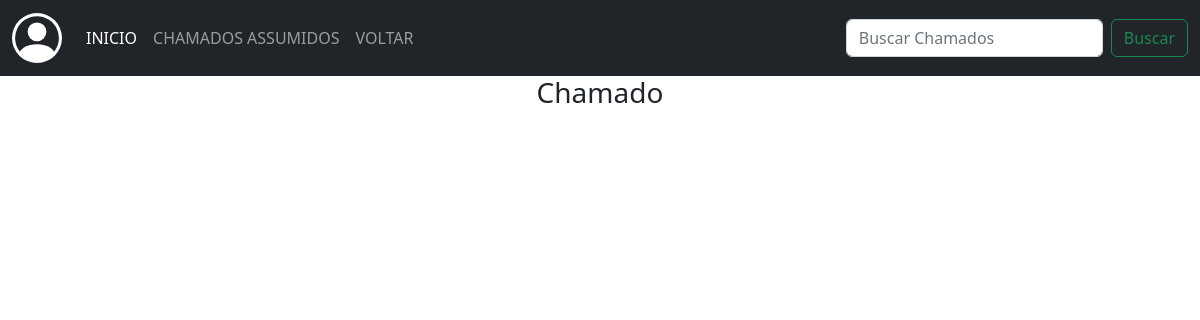
Before: /3/visualizar_chamados with the older database file.
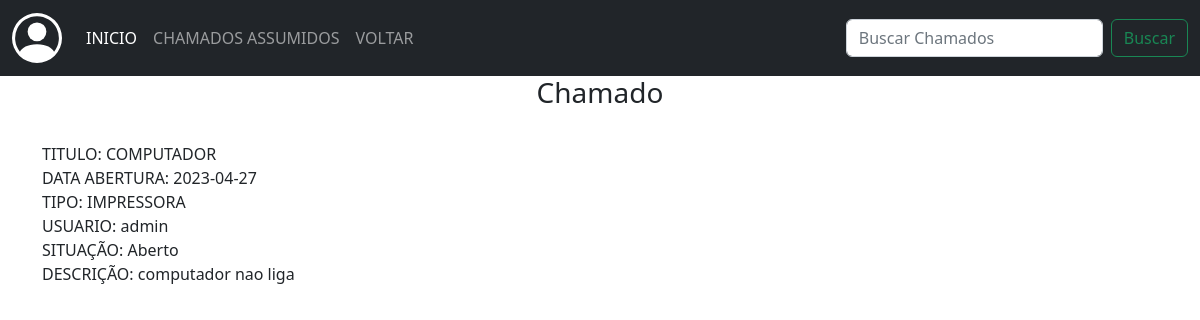
After: the same page with the newer database file.
### app/models/tab_chamados.py (models this page shows)
class Chamados(db.Model):
    __tablename__ = 'tab_chamados'
    id = db.Column(db.Integer, primary_key=True)
    data_add = db.Column(db.String(50), nullable=False)
    data_fim = db.Column(db.String(50), nullable=False)
    titulo = db.Column(db.String(100), nullable=False)
    descricao = db.Column(db.String(255), nullable=False)
    tipo_ch = db.Column(db.String(100), nullable=False)
    situacao = db.Column(db.String(50), nullable=False)
    ass_por = db.Column(db.String(100))
    telefone = db.Column(db.String(50))
    setor = db.Column(db.String(100))
    tab_usuarios_id = db.Column(db.Integer, db.ForeignKey('tab_usuarios.id'))

### app/routes/routes.py (the view)
@login_required
@app.route("/<int:id>/visualizar_chamados", methods=['GET', 'POST'])
def visualizar_chamados(id):
    chamado = Chamados.query.filter_by(id=id).all()
    chamado_id = Chamados.query.filter_by(id=id).first()
    if request.method=='POST':
        ass_por = current_user.username
        chamado_id.query.filter_by(id=id).update({"ass_por": ass_por})
        db.session.commit()
        return redirect(url_for("chamados_suporte"))
    return render_template("visualizar_chamados.html", chamado=chamado)

### app/templates/visualizar_chamados.html (shortened to what this page needs)
{% extends 'base.html' %}
{% block conteudo %}
<nav class="navbar navbar-expand-lg navbar-dark bg-dark">
    <div class="container-fluid">
      <a class="navbar-brand" href="#"></a>
      <div class="collapse navbar-collapse" id="navbarSupportedContent">
        <ul class="navbar-nav me-auto mb-2 mb-lg-0">
          <li class="nav-item">
            <a class="nav-link active" aria-current="page" href="#">INICIO</a>
          </li>
          <li class="nav-item">
            <a class="nav-link" href="{{url_for('chamados_assumidos')}}">CHAMADOS ASSUMIDOS</a>
          </li>
          {% if current_user.permission == 'A' %}
            <li class="nav-item">
              <a class="nav-link" href="{{url_for('chamados_suporte_admin')}}">VOLTAR</a>
            </li>
          {% else %}
            <li class="nav-item">
              <a class="nav-link" href="{{url_for('chamados_suporte')}}">VOLTAR</a>
            </li>
          {% endif %}
        </ul>
        <form class="d-flex" role="search" action="" method="post">
          <input class="form-control me-2" type="search" placeholder="Buscar Chamados" aria-label="Search">
          <button class="btn btn-outline-success" type="submit">Buscar</button>
        </form>
      </div>
    </div>
</nav>
<div>
    <div class="container">
      <div class="panel-heading">
          <h3 class="panel-title" align="center">Chamado</h3>
      </div><br>
      {%for i in chamado %}
        <form action="{{url_for('visualizar_chamados', id=i.id)}}" method="post">
      {% endfor %}
        <div class="view_chamado">
          {% for c in chamado%}
          <label>TITULO: {{c.titulo}}</label><br>
          <label>DATA ABERTURA: {{c.data_add}}</label><br>
          <label>TIPO: {{c.tipo_ch}}</label><br>
          <label>USUARIO: {{c.tab_usuarios_id}}</label><br>
          <label>SITUAÇÃO: {{c.situacao}}</label><br>
          <label>DESCRIÇÃO: {{c.descricao}}</label><br>
          {%  endfor %}
        </div>
      </form>
</div>
{% endblock conteudo %}

Changed rows visible on the page:
added Chamados: titulo "COMPUTADOR", data_add "2023-04-27", tipo_ch "IMPRESSORA", tab_usuarios_id "admin", situacao "Aberto", descricao "computador nao liga"
